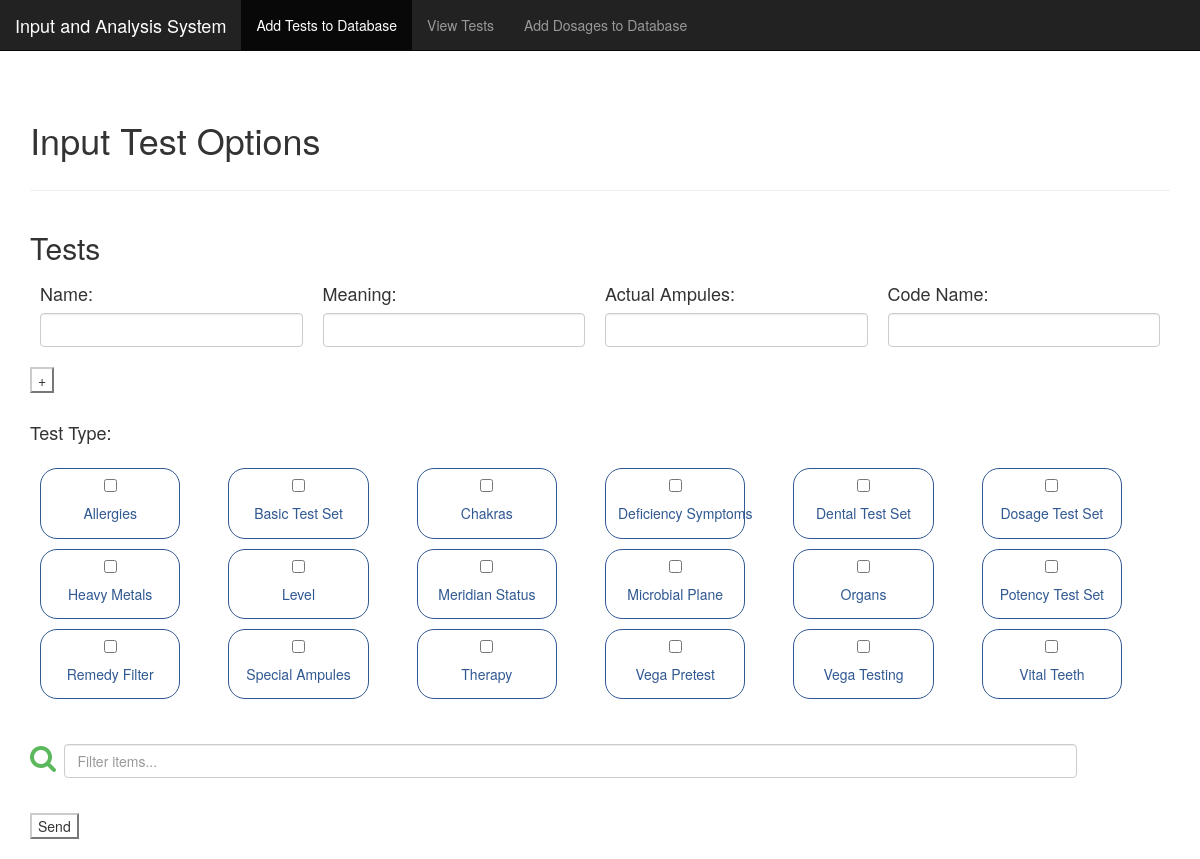
The page /test_entry on the database as committed earlier.
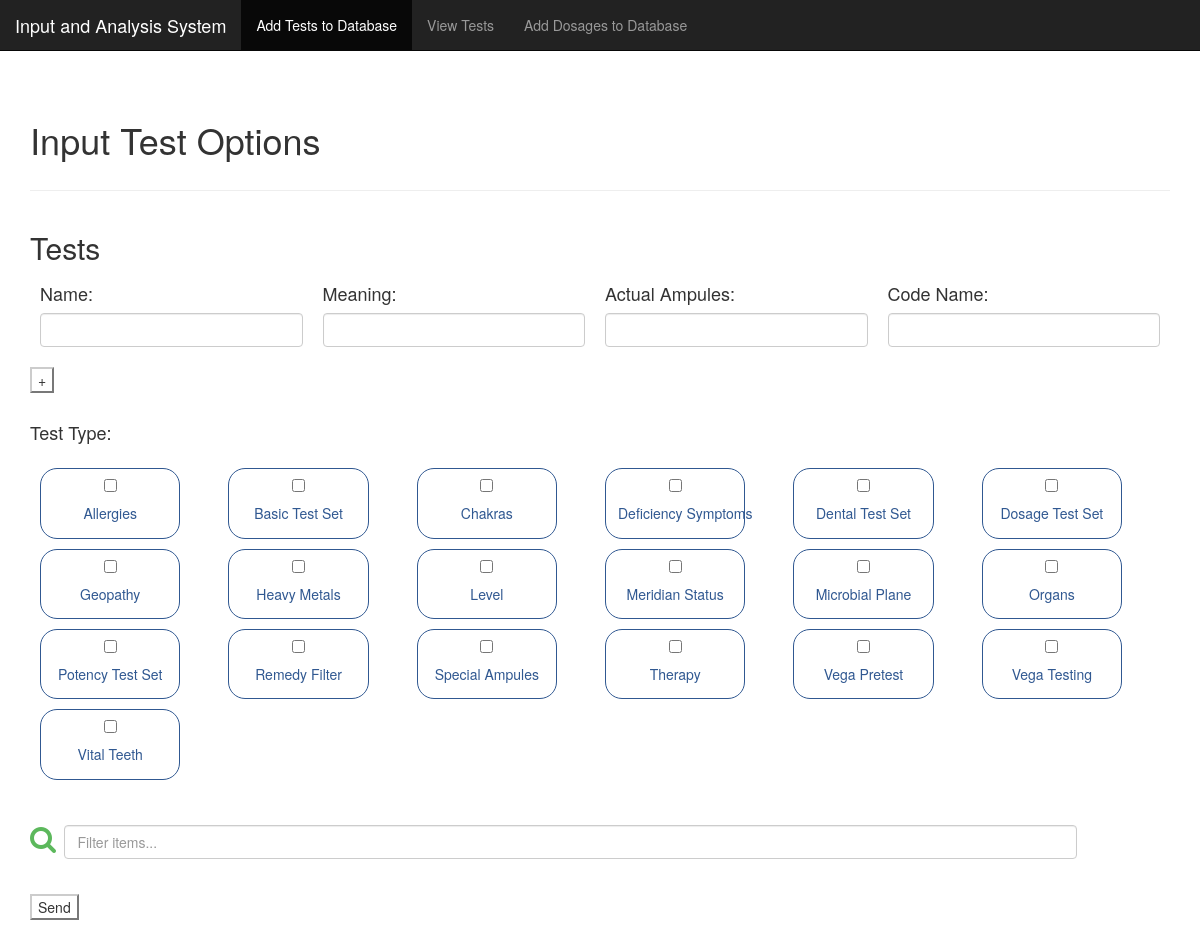
The same page on the database as committed later.
### tables this page shows
CREATE TABLE testType(
  "type" TEXT
);

### app/__init__.py (the view)
@app.route('/test_entry')
def tentry():
    types = get_test_types()
    return render_template('test_data_entry.html', types = types, title = "Input Test Options", active_tests = "active")

### app/__init__.py (called while the page is built)
def get_test_types():
    db = connect_db()
    try:
        cursor = db.execute("SELECT * from testType;")
        types = [(str(r[0]), str(r[0]).replace('_', ' ').title()) for  r in cursor.fetchall()]
        types.sort()
        return types
    except:
        flash('problem retrieving test types from the database')

def connect_db():
    try:
        db = getattr(g, '_database', None)
        if db is None:
            db = g._database = sqlite3.connect(DATABASE)
        return db
    except:
        print("couldn't connect")

@app.teardown_appcontext
def close_connection(exception):
    try:
        db = getattr(g, '_database', None)
        if db is not None:
            db.close()
    except:
        print('exception')

### app/templates/test_data_entry.html (shortened to what this page needs)
{% extends 'base.html' %}
{% block content %}
<div class="container">
	<div class = "col-xs-12" style = "float: left; padding-right: 0px;  min-width: 100px; ">
		<hr>
		<div id = "entry_rows">
			<div class = "entry_row_list" id = "row1">
				<div class="row">
					<p><h2>Tests</h2></p>
					<div style= 'padding-left: 10px; '>
						<div class="items col-xs-3 col-sm-3 col-md-3 col-lg-3" style = "float: left; padding-right: 20px; ">
							<h4>Name:</h4>
							<input type = "text" class = "form-control" id = "name1" />
						</div>
						<div class = "col-xs-3" style = "float: left; padding-right: 20px; ">
							<h4>Meaning:</h4>
							<input type = "text" class = "form-control" id = "meaning1" />
						</div>
						<div class = "col-xs-3" style = "float: left; padding-right: 20px; ">
							<h4>Actual Ampules:</h4>
							<input type = "text" class = "form-control" id = "actual_ampules1" />
						</div>
						<div class = "col-xs-3" style = "float: left; padding-right: 10px; ">
							<h4>Code Name: </h4>
							<input type = "text" class = "form-control" id = "code_name1" />
						</div>
					</div>
				</div>
			</div>
		</div>
		<br>
     	<div class = "row">
			<button id = "addEntryRow" type="button" class="btn-default" onclick = "addEntryRow()" > + </button>
		</div>
		<br>
		<div class="row">
			<h4>Test Type: </h4>
			<div class="form-group" style= 'padding-left: 10px; '>
				<div class="items-collection">
				{% for type in types %}
					<div class="items col-xs-6 col-sm-2 col-md-2 col-lg-2">
						<div class="info-block block-info clearfix">
							<div data-toggle="buttons" class="btn-group bizmoduleselect">
								<label class="btn btn-default">
									<div class="itemcontent">
										<input type = "checkbox" id = "{{type[0]}}" name="var_id[]">
										<h5>{{type[1]}}</h5>
									</div>
								</label>
							</div>
						</div>
					</div>
				{% endfor %}
				</div>
			</div>
		</div>
			<br><br>
			<div class="row">
			  <div class="form-group">
			      <div class="col-sm-12 col-md-12 col-lg-12">
			          <i class="fa fa-search fa-2x pull-left searchicon"></i><input type="search" class="form-control" id="search" placeholder="Filter items...">
			      </div>
			  </div>
			</div>
			<br>
	     	<div class = "row">
				<button id = "getData" type="button" class="btn-default" onclick = "submitEntry()" > Send </button>
			</div>
			<br>
		</div>
	</div>
{% endblock %}

### app/templates/base.html (shortened to what this page needs)
  <!DOCTYPE html>
<html lang="en">
  <head>
    <link href="static/css/style.css" rel="stylesheet">
    <link href="static/lib/bootstrap-css/css/bootstrap.css" rel="stylesheet">
    <link href="static/lib/font-awesome/css/font-awesome.min.css" rel="stylesheet">
    <link href="static/lib/bootstrap-multiselect/dist/css/bootstrap-multiselect.css" rel="stylesheet" >
    <link href="static/lib/bootstrap-select/dist/css/bootstrap-select.min.css" rel="stylesheet">
    <link href="static/lib/bootstrap-table/dist/bootstrap-table.css" rel="stylesheet" >
    <link href="static/lib/nvd3/build/nv.d3.min.css" rel="stylesheet" >
  </head>
  <body> <br>
  <nav class="navbar navbar-inverse navbar-fixed-top">
  <div class="container-fluid">
    <div class="navbar-header">
      <a class="navbar-brand" href="/">Input and Analysis System</a>
    </div>
    <ul class="nav navbar-nav">
    <li class="{{active_tests}}"><a href="/test_entry">Add Tests to Database</a></li>
    <li class="{{active_view}}"><a href="/view_tests">View Tests</a></li>
    <li class="{{active_dosage}}"><a href="/dosage_entry">Add Dosages to Database</a></li>
    </ul>
  </div>
</nav>
  <br><br><br><br>
    <div class = "container">
    <h1>{{title}}</h1>
    </div>
      {% block content %}{% endblock %}
  </body>
</html>

### app/static/css/style.css (style rules this page uses)
#search { width:90%; }
.searchicon { color:#5CB85C; }
.items-collection { margin:20px 0 0 0; }
.items-collection label.btn-default { width:90%; border:1px solid #305891; margin:5px; border-radius: 17px; color: #305891; }
.items-collection label .itemcontent { width:100%; }
.items-collection .btn-group { width:90% }

Rows that differ between the two databases and show on the page:
added testType: type "Geopathy"
